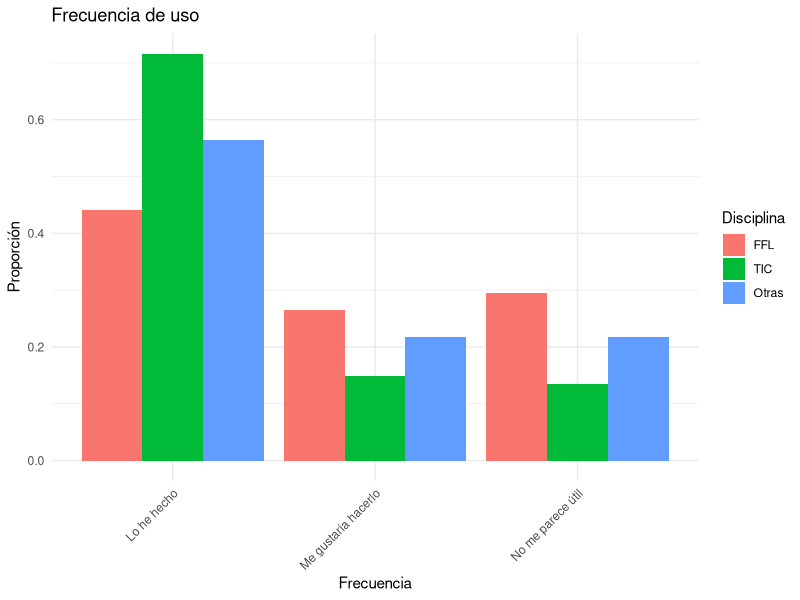
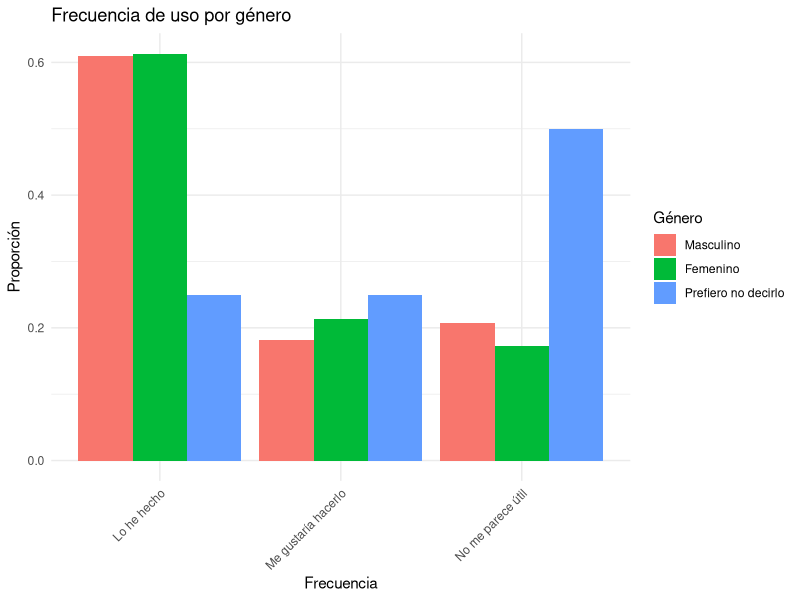
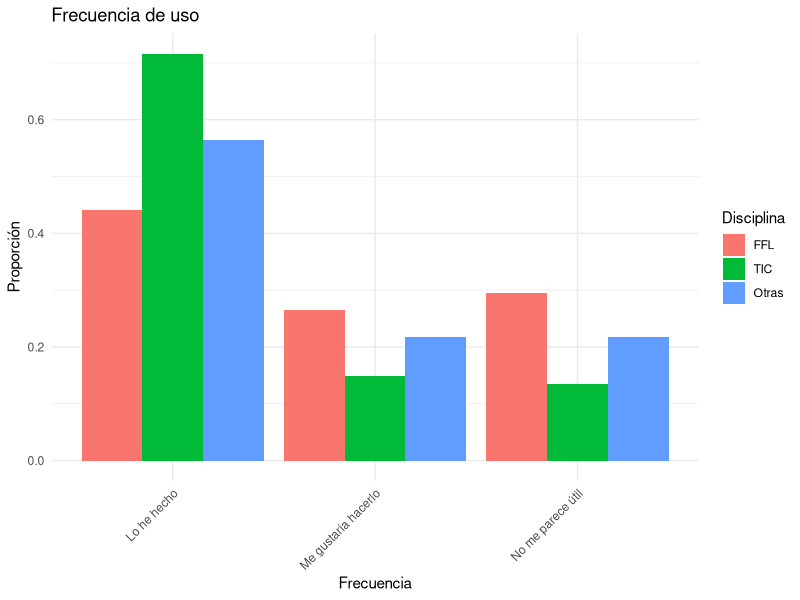
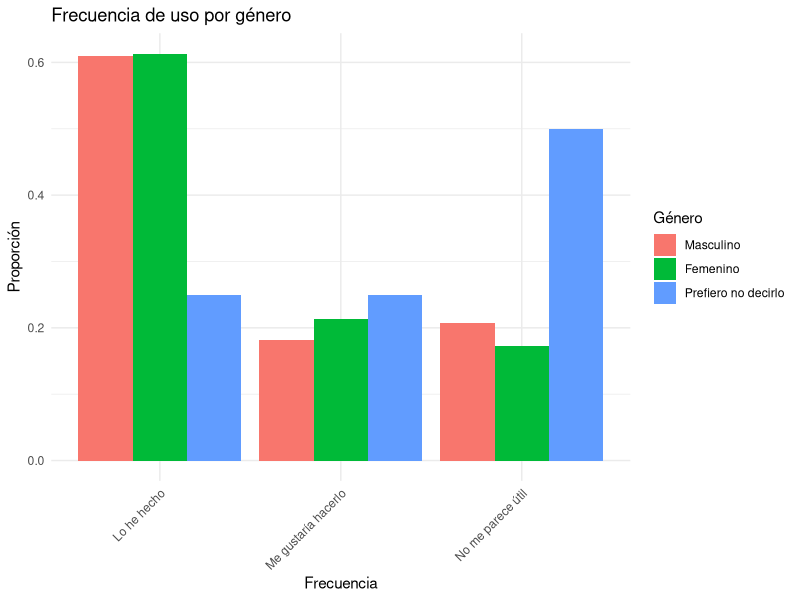

These charts were generated, in order, by the following R code:
library(ggplot2)
library(dplyr)

frecuencias_data <- read.csv("data/mejora-trabajos.csv", header = TRUE, sep = ";")

porcentajes_data <-  frecuencias_data %>% group_by(Disciplina,Mejora.de.Trabajos) %>%
  summarise(Número = n()) %>%
  mutate(Proporción = Número / sum(Número))
porcentajes_data$Disciplina <- factor(porcentajes_data$Disciplina,
                                      levels = c("FFL",
                                                 "TIC",
                                                 "Otras")
                                      )
porcentajes_data$Mejora.de.Trabajos <- factor(porcentajes_data$Mejora.de.Trabajos,
                                      levels = c("Lo he hecho","Me gustaría hacerlo","No me parece útil"))

ggplot(porcentajes_data, aes(x=Mejora.de.Trabajos, fill=Disciplina, y = Proporción)) +
  geom_bar( stat="identity", position="dodge") +
  labs(title="Frecuencia de uso", x="Frecuencia", y="Proporción") +
  theme_minimal() +
  theme(axis.text.x = element_text(angle = 45, hjust = 1))
ggsave("figures/mejora-trabajos.png", width = 10, height = 6)

frecuencia_tabla <- table( frecuencias_data$Mejora.de.Trabajos, frecuencias_data$Disciplina)
chisq_frecuencia <- chisq.test(frecuencia_tabla)

genero_summary <-  frecuencias_data %>% group_by(Género,Mejora.de.Trabajos) %>%
  summarise(Número = n()) %>%
  mutate(Proporción = Número / sum(Número))
genero_summary$Género <- factor(genero_summary$Género,
                                      levels = c("Masculino",
                                                 "Femenino",
                                                 "Prefiero no decirlo")
                                      )
genero_summary$Mejora.de.Trabajos <- factor(genero_summary$Mejora.de.Trabajos,
                                      levels = c("Lo he hecho","Me gustaría hacerlo","No me parece útil" ))

ggplot(genero_summary, aes(x=Mejora.de.Trabajos, fill=Género, y = Proporción)) +
  geom_bar( stat="identity", position="dodge") +
  labs(title="Frecuencia de uso por género", x="Frecuencia", y="Proporción") +
  theme_minimal() +
  theme(axis.text.x = element_text(angle = 45, hjust = 1))
ggsave("figures/mejora-trabajos-genero.png", width = 10, height = 6)
frecuencia_tabla_genero <- table( frecuencias_data$Mejora.de.Trabajos, frecuencias_data$Género)
chisq_frecuencia_genero <- chisq.test(frecuencia_tabla_genero)
